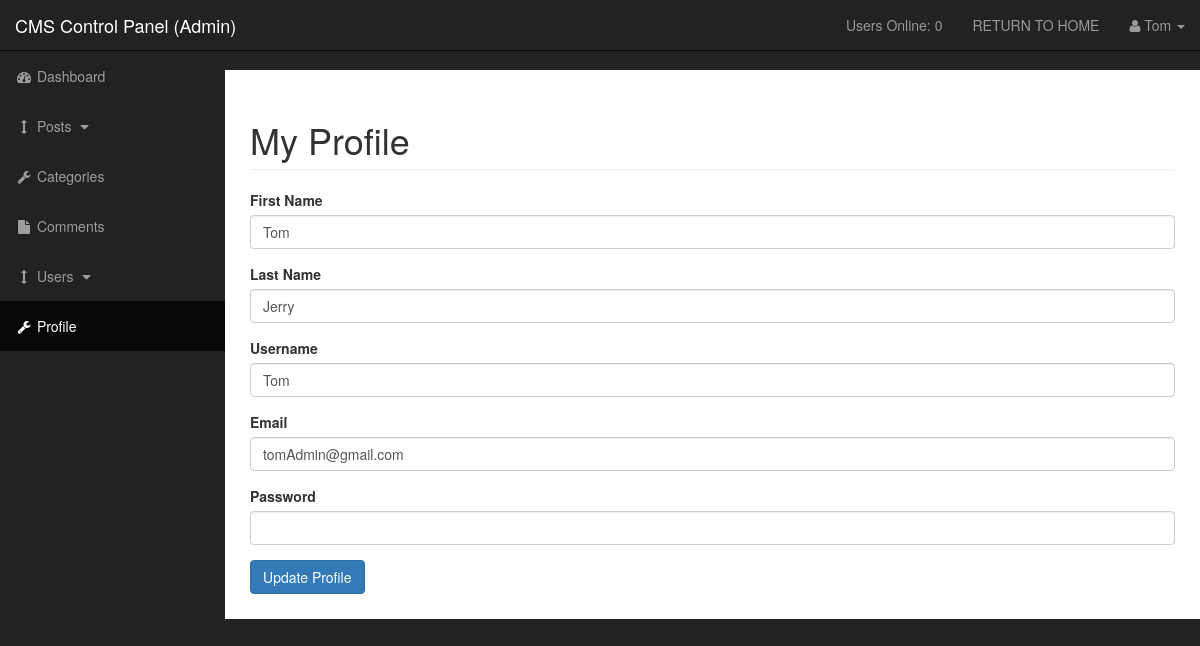
Page /cms/admin/profile.php (signed in) on the committed database.
### tables this page shows
CREATE TABLE `users` (
  `user_id` int(3) NOT NULL,
  `username` varchar(255) NOT NULL,
  `user_password` varchar(255) NOT NULL,
  `user_firstname` varchar(255) NOT NULL,
  `user_lastname` varchar(255) NOT NULL,
  `user_email` varchar(255) NOT NULL,
  `user_image` text NOT NULL,
  `user_role` varchar(255) NOT NULL,
  `rand_salt` varchar(255) NOT NULL DEFAULT '$2y$10$iusesomecrazystrings22$'
);

### cms/admin/profile.php (the view, shortened to what this page needs)
<?php include 'includes/admin_header.php'; ?>
<?php
if (isset($_SESSION['username'])) {
    $username = $_SESSION['username'];
    $query = "SELECT * FROM users WHERE username = '{$username}'";
    $get_profile = mysqli_query($connection, $query);
    while ($row = mysqli_fetch_assoc($get_profile)) {
        $username = $row['username'];
        $user_firstname = $row['user_firstname'];
        $user_lastname = $row['user_lastname'];
        $user_email = $row['user_email'];
    }
}
?>
<div id="wrapper">
    <?php include 'includes/admin_navigation.php'; ?>
    <div id="page-wrapper">
        <div class="container-fluid">
            <div class="row">
                <div class="col-lg-12">
                    <h1 class="page-header">
                        My Profile
                    </h1>
                    <form action="" method='post' , enctype="multipart/form-data">
                        <div class="form-group">
                            <label for="user_firstname">First Name</label>
                            <input type="text" class='form-control' name='user_firstname' value=<?php echo $user_firstname; ?>>
                        </div>
                        <div class="form-group">
                            <label for="user_lastname">Last Name</label>
                            <input type="text" class='form-control' name='user_lastname' value=<?php echo $user_lastname; ?>>
                        </div>
                        <div class="form-group">
                            <label for="username">Username</label>
                            <input type="text" class='form-control' name='username' value=<?php echo $username; ?>>
                        </div>
                        <div class="form-group">
                            <label for="user_email">Email</label>
                            <input type="email" class='form-control' name='user_email' value=<?php echo $user_email; ?>>
                        </div>
                        <div class="form-group">
                            <label for="user_password">Password</label>
                            <input type="password" class='form-control' name='user_password' autocomplete="off">
                        </div>
                        <div class="form-group">
                            <input type="submit" class='btn btn-primary' name='edit_user' value='Update Profile'>
                        </div>
                    </form>
                </div>
            </div>
        </div>
    </div>
</div>
<?php include 'includes/admin_footer.php'; ?>

### cms/admin/css/sb-admin.css (style rules this page uses)
body { margin-top: 100px; background-color: #222; }
@media (min-width:768px) { body { margin-top: 50px; } }
#wrapper { padding-left: 0; }
#page-wrapper { width: 100%; padding: 0; background-color: #fff; }
@media (min-width:768px) { #wrapper { padding-left: 225px; } }
@media (min-width:768px) { #page-wrapper { padding: 10px; } }

### rows in the picture
users: user_firstname "Tom", user_lastname "Jerry", username "Tom", user_email "tomAdmin@gmail.com"

### other values in the picture
$_SESSION['user_role'] "Admin"
usersOnline() "0"
$_SESSION['username'] "Tom"
